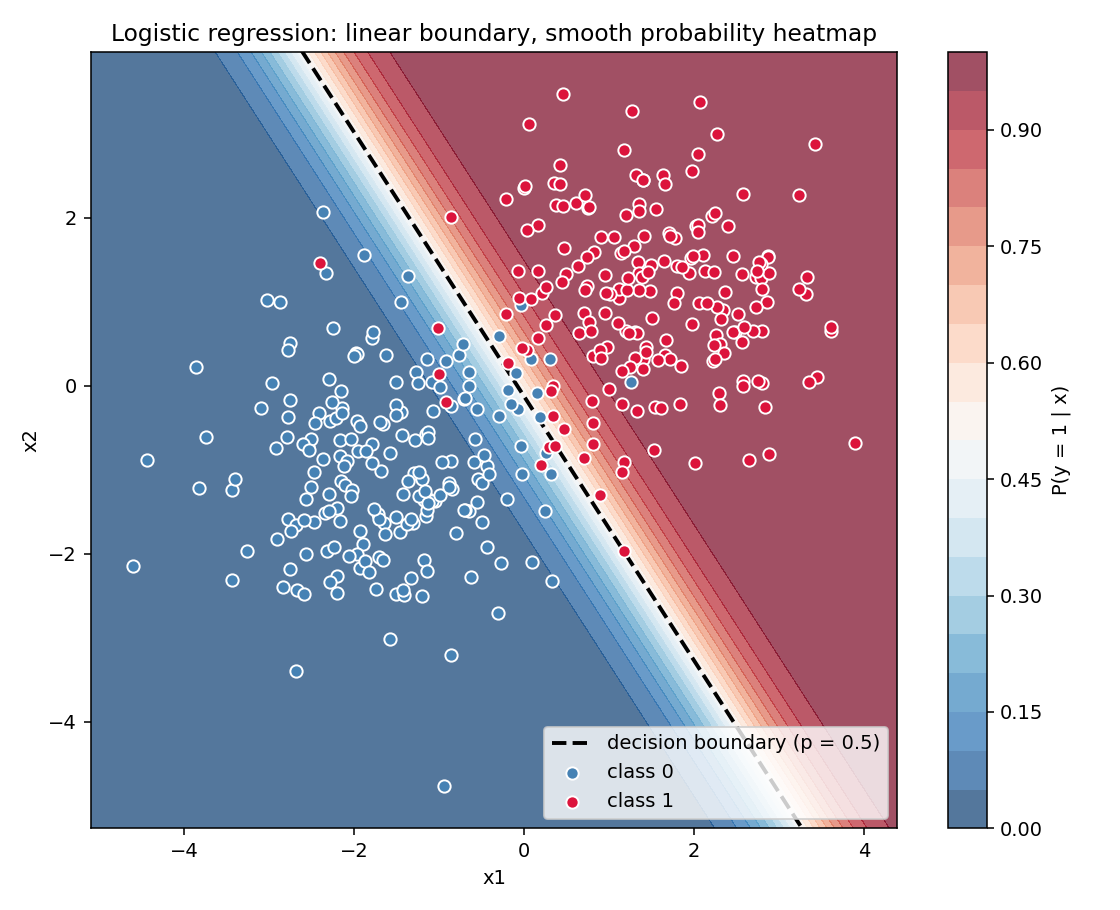

Here is the Python script that generated this plot:
"""2D logistic regression: data colored by class, probability heatmap behind,
learned decision boundary line drawn on top.

Output: diagram_decision_boundary.png
"""

import numpy as np
import matplotlib.pyplot as plt


def sigmoid(z):
    out = np.empty_like(z, dtype=float)
    pos = z >= 0
    out[pos] = 1.0 / (1.0 + np.exp(-z[pos]))
    ez = np.exp(z[~pos])
    out[~pos] = ez / (1.0 + ez)
    return out


def make_blobs(n=400, seed=0):
    rng = np.random.default_rng(seed)
    half = n // 2
    X0 = rng.standard_normal((half, 2)) + np.array([-1.5, -1.0])
    X1 = rng.standard_normal((half, 2)) + np.array([1.5, 1.0])
    X = np.vstack([X0, X1])
    y = np.concatenate([np.zeros(half), np.ones(half)])
    perm = rng.permutation(n)
    return X[perm], y[perm]


def fit_newton(X, y, n_iter=20):
    Xb = np.hstack([X, np.ones((X.shape[0], 1))])
    w = np.zeros(Xb.shape[1])
    for _ in range(n_iter):
        p = sigmoid(Xb @ w)
        S = p * (1 - p)
        H = (Xb.T * S) @ Xb + 1e-8 * np.eye(Xb.shape[1])
        w += np.linalg.solve(H, Xb.T @ (y - p))
    return w


def main():
    X, y = make_blobs(n=400, seed=0)
    w = fit_newton(X, y)

    pad = 0.5
    xx, yy = np.meshgrid(
        np.linspace(X[:, 0].min() - pad, X[:, 0].max() + pad, 300),
        np.linspace(X[:, 1].min() - pad, X[:, 1].max() + pad, 300),
    )
    grid = np.c_[xx.ravel(), yy.ravel(), np.ones(xx.size)]
    probs = sigmoid(grid @ w).reshape(xx.shape)

    fig, ax = plt.subplots(figsize=(8, 6.5))
    cs = ax.contourf(xx, yy, probs, levels=20, cmap="RdBu_r", alpha=0.7)
    fig.colorbar(cs, ax=ax, label="P(y = 1 | x)")

    # decision boundary: P = 0.5 means w[0]*x + w[1]*y + w[2] = 0
    x_line = np.array([X[:, 0].min() - pad, X[:, 0].max() + pad])
    y_line = -(w[0] * x_line + w[2]) / w[1]
    ax.plot(x_line, y_line, "k--", lw=2, label="decision boundary (p = 0.5)")

    ax.scatter(X[y == 0, 0], X[y == 0, 1], c="steelblue", edgecolors="white",
               label="class 0", s=40, zorder=3)
    ax.scatter(X[y == 1, 0], X[y == 1, 1], c="crimson", edgecolors="white",
               label="class 1", s=40, zorder=3)

    ax.set_xlabel("x1")
    ax.set_ylabel("x2")
    ax.set_title("Logistic regression: linear boundary, smooth probability heatmap")
    ax.legend(loc="lower right")
    ax.set_xlim(xx.min(), xx.max())
    ax.set_ylim(yy.min(), yy.max())

    fig.tight_layout()
    fig.savefig("diagram_decision_boundary.png", dpi=140)
    print("wrote diagram_decision_boundary.png")


if __name__ == "__main__":
    main()
